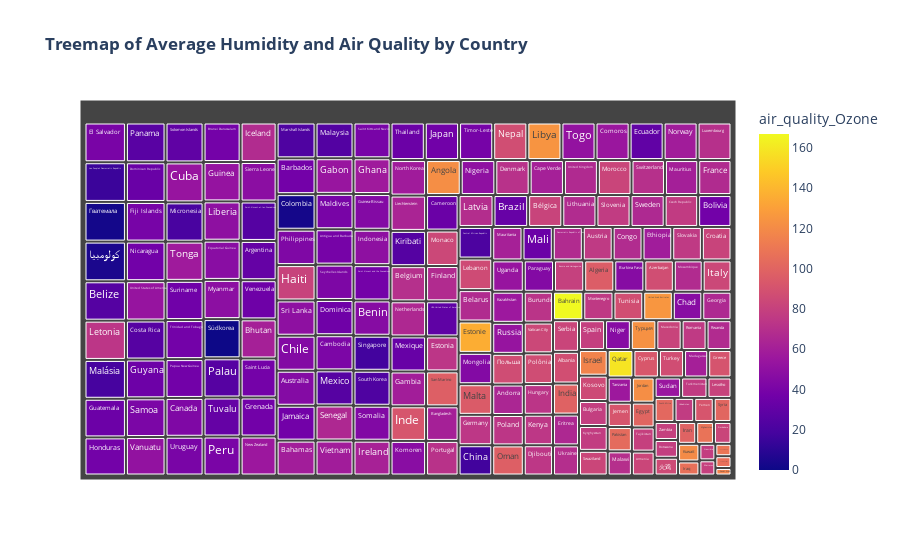

Source (notebook cell):
### Markdown cell above
## Treemap of Average Humidity and Air Quality by Country

### Code cell
# Treemap
sampled_df = df.groupby('country').agg({
    'humidity': 'mean',
    'air_quality_Ozone': 'mean',
    'air_quality_Nitrogen_dioxide': 'mean',
    'air_quality_Sulphur_dioxide': 'mean'
}).reset_index()
fig = px.treemap(
    sampled_df,
    path=['country'],
    values='humidity',  
    color='air_quality_Ozone',  
    hover_data=['humidity', 'air_quality_Nitrogen_dioxide', 'air_quality_Sulphur_dioxide'],
    title='<b>Treemap of Average Humidity and Air Quality by Country</b>'
)
fig.update_layout(showlegend=False)

# Show the plot
fig.show()

### Figure 1 — Plotly figure (JSON) as saved in the notebook; plotly's stock layout.template omitted (floating-point values rounded to 4 significant figures; data arrays with more than 128 entries replaced by an {"elided": "..."} marker saying what was removed)
{"data": [{"branchvalues": "total", "customdata": {"elided": "210x4 float values"}, "domain": {"x": [0, 1], "y": [0, 1]}, "hovertemplate": "labels=%{label}<br>humidity=%{customdata[0]}<br>parent=%{parent}<br>id=%{id}<br>air_quality_Nitrogen_dioxide=%{customdata[1]}<br>air_quality_Sulphur_dioxide=%{customdata[2]}<br>air_quality_Ozone=%{color}<extra></extra>", "ids": {"elided": "210 str values"}, "labels": {"elided": "210 str values"}, "marker": {"coloraxis": "coloraxis", "colors": {"elided": "210 float values"}}, "name": "", "parents": {"elided": "210 str values"}, "type": "treemap", "values": {"elided": "210 float values"}}], "layout": {"coloraxis": {"colorbar": {"title": {"text": "air_quality_Ozone"}}, "colorscale": [[0, "#0d0887"], [0.1111, "#46039f"], [0.2222, "#7201a8"], [0.3333, "#9c179e"], [0.4444, "#bd3786"], [0.5556, "#d8576b"], [0.6667, "#ed7953"], [0.7778, "#fb9f3a"], [0.8889, "#fdca26"], [1, "#f0f921"]]}, "legend": {"tracegroupgap": 0}, "showlegend": false, "title": {"text": "<b>Treemap of Average Humidity and Air Quality by Country</b>"}}}
